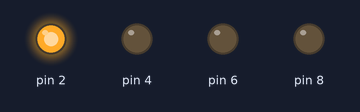
Simulated run of this sketch. Board: Arduino Uno, built with avr-gcc and run on an emulated ATmega328P. Shown: output pins drawn as LEDs (lit = HIGH).

Above: at 0.2 s.
At 1.2 s:
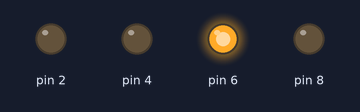
At 2.7 s:
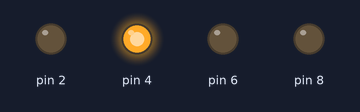
At 3.7 s:
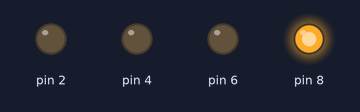
Timing chart, 0 to 4.6 s (numbered marks = the images above):
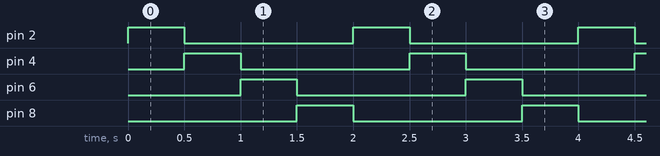

Measured:
- by itself, pin 2, pin 4, pin 6, pin 8: alternates HIGH for 0.50 s and LOW for 1.5 s
- by itself, everything shown: repeats every 2.0 s, in 4 steps

The sketch:

PRENDER_Y_APAGAR_4_LEDS_EN_ORDEN___ARDUINO_PR_CTICA_1.ino
```cpp
void setup() {
  // put your setup code here, to run once:
  pinMode(2, OUTPUT);
  pinMode(4, OUTPUT);
  pinMode(6, OUTPUT);
  pinMode(8, OUTPUT);

}

void loop() {
  // put your main code here, to run repeatedly:
  digitalWrite(2, HIGH);
  digitalWrite(8, LOW);
  delay(500);

  digitalWrite(4, HIGH);
  digitalWrite(2, LOW);
  delay(500);

  digitalWrite(6, HIGH);
  digitalWrite(4, LOW);
  delay(500);

  digitalWrite(8, HIGH);
  digitalWrite(6, LOW);
  delay(500);
}
```
